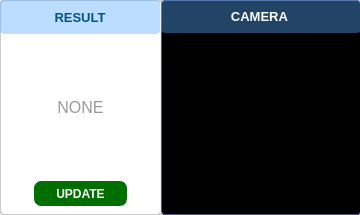
<?xml version="1.0" encoding="UTF-8"?>
<ui version="4.0">
 <class>MainWindow</class>
 <widget class="QMainWindow" name="MainWindow">
  <property name="geometry">
   <rect>
    <x>0</x>
    <y>0</y>
    <width>360</width>
    <height>215</height>
   </rect>
  </property>
  <property name="minimumSize">
   <size>
    <width>360</width>
    <height>215</height>
   </size>
  </property>
  <property name="maximumSize">
   <size>
    <width>360</width>
    <height>215</height>
   </size>
  </property>
  <property name="sizeIncrement">
   <size>
    <width>360</width>
    <height>215</height>
   </size>
  </property>
  <property name="baseSize">
   <size>
    <width>360</width>
    <height>215</height>
   </size>
  </property>
  <property name="cursor">
   <cursorShape>PointingHandCursor</cursorShape>
  </property>
  <property name="windowTitle">
   <string>MainWindow</string>
  </property>
  <widget class="QWidget" name="centralwidget">
   <widget class="QGroupBox" name="ContentWrapper">
    <property name="geometry">
     <rect>
      <x>0</x>
      <y>0</y>
      <width>360</width>
      <height>215</height>
     </rect>
    </property>
    <property name="minimumSize">
     <size>
      <width>360</width>
      <height>215</height>
     </size>
    </property>
    <property name="maximumSize">
     <size>
      <width>360</width>
      <height>215</height>
     </size>
    </property>
    <property name="sizeIncrement">
     <size>
      <width>360</width>
      <height>215</height>
     </size>
    </property>
    <property name="baseSize">
     <size>
      <width>360</width>
      <height>215</height>
     </size>
    </property>
    <property name="cursor">
     <cursorShape>PointingHandCursor</cursorShape>
    </property>
    <property name="mouseTracking">
     <bool>false</bool>
    </property>
    <property name="styleSheet">
     <string notr="true">border: 2px solid #ccc; border-radius: 4px; background-color:rgb(237, 245, 255)</string>
    </property>
    <property name="title">
     <string/>
    </property>
    <widget class="QGroupBox" name="ResultSpan">
     <property name="geometry">
      <rect>
       <x>0</x>
       <y>0</y>
       <width>160</width>
       <height>215</height>
      </rect>
     </property>
     <property name="styleSheet">
      <string notr="true">background-color:qlineargradient(spread:pad, x1:0, y1:0.0738636, x2:1, y2:0, stop:0 rgba(128, 128, 128, 255), stop:1 rgba(255, 255, 255, 255)); border: 1px solid rgb(85, 85, 127);</string>
     </property>
     <property name="title">
      <string/>
     </property>
     <widget class="QLabel" name="ResultContent">
      <property name="geometry">
       <rect>
        <x>0</x>
        <y>0</y>
        <width>161</width>
        <height>215</height>
       </rect>
      </property>
      <property name="styleSheet">
       <string notr="true">font-size: 16px;
font: 16pt &quot;Segoe UI&quot;; border: 1px solid #ccc; color: #999; background-color: #fff;</string>
      </property>
      <property name="text">
       <string>NONE</string>
      </property>
      <property name="alignment">
       <set>Qt::AlignCenter</set>
      </property>
     </widget>
     <widget class="QLabel" name="ResultLabel">
      <property name="geometry">
       <rect>
        <x>0</x>
        <y>0</y>
        <width>160</width>
        <height>34</height>
       </rect>
      </property>
      <property name="font">
       <font>
        <family>Segoe UI</family>
        <pointsize>10</pointsize>
        <weight>75</weight>
        <italic>false</italic>
        <bold>true</bold>
       </font>
      </property>
      <property name="styleSheet">
       <string notr="true">
font: 10pt &quot;Segoe UI&quot;; border: none; color:rgb(0, 85, 127); background: none; font-weight:bold; background-color: rgba(85, 170, 255,0.4)</string>
      </property>
      <property name="text">
       <string>RESULT</string>
      </property>
      <property name="alignment">
       <set>Qt::AlignCenter</set>
      </property>
     </widget>
     <widget class="QPushButton" name="UpdateButton">
      <property name="geometry">
       <rect>
        <x>33</x>
        <y>180</y>
        <width>95</width>
        <height>27</height>
       </rect>
      </property>
      <property name="sizePolicy">
       <sizepolicy hsizetype="Preferred" vsizetype="Preferred">
        <horstretch>0</horstretch>
        <verstretch>0</verstretch>
       </sizepolicy>
      </property>
      <property name="font">
       <font>
        <family>Segoe UI</family>
        <pointsize>9</pointsize>
        <weight>75</weight>
        <bold>true</bold>
       </font>
      </property>
      <property name="cursor">
       <cursorShape>PointingHandCursor</cursorShape>
      </property>
      <property name="styleSheet">
       <string notr="true">background-color:rgb(0, 111, 0); color: #fff; border: 1px solid #fff; border-radius: 8px; </string>
      </property>
      <property name="text">
       <string>UPDATE</string>
      </property>
     </widget>
    </widget>
    <widget class="QGroupBox" name="CameraSpan1">
     <property name="geometry">
      <rect>
       <x>161</x>
       <y>0</y>
       <width>200</width>
       <height>218</height>
      </rect>
     </property>
     <property name="styleSheet">
      <string notr="true">background-color: #000;</string>
     </property>
     <property name="title">
      <string/>
     </property>
     <widget class="QLabel" name="CameraLabel1">
      <property name="geometry">
       <rect>
        <x>0</x>
        <y>0</y>
        <width>200</width>
        <height>33</height>
       </rect>
      </property>
      <property name="font">
       <font>
        <family>Segoe UI</family>
        <pointsize>10</pointsize>
        <weight>75</weight>
        <italic>false</italic>
        <bold>true</bold>
       </font>
      </property>
      <property name="styleSheet">
       <string notr="true">
font: 10pt &quot;Segoe UI&quot;; border: none; color: #fff; background: none; font-weight:bold; background-color: rgba(85, 170, 255,0.4)</string>
      </property>
      <property name="text">
       <string>CAMERA </string>
      </property>
      <property name="alignment">
       <set>Qt::AlignCenter</set>
      </property>
     </widget>
     <widget class="QLabel" name="CameraFrame1">
      <property name="geometry">
       <rect>
        <x>0</x>
        <y>0</y>
        <width>200</width>
        <height>215</height>
       </rect>
      </property>
      <property name="styleSheet">
       <string notr="true">border: 1px solid rgb(85, 85, 127);</string>
      </property>
      <property name="text">
       <string/>
      </property>
     </widget>
     <zorder>CameraFrame1</zorder>
     <zorder>CameraLabel1</zorder>
    </widget>
   </widget>
  </widget>
 </widget>
 <resources/>
 <connections/>
</ui>
